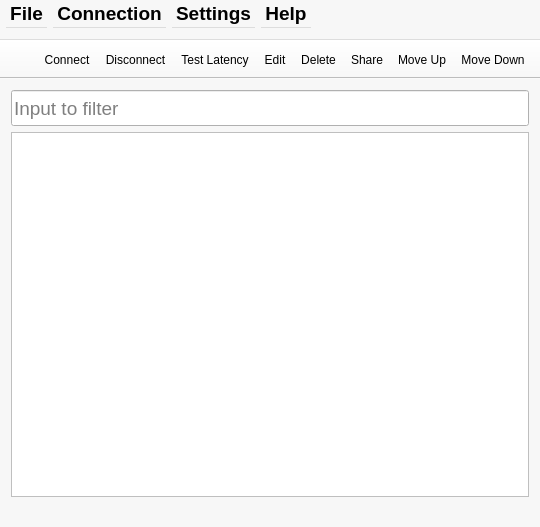
<?xml version="1.0" encoding="UTF-8"?>
<ui version="4.0">
 <class>MainWindow</class>
 <widget class="QMainWindow" name="MainWindow">
  <property name="geometry">
   <rect>
    <x>0</x>
    <y>0</y>
    <width>540</width>
    <height>527</height>
   </rect>
  </property>
  <property name="minimumSize">
   <size>
    <width>400</width>
    <height>400</height>
   </size>
  </property>
  <property name="palette">
   <palette>
    <active>
     <colorrole role="Base">
      <brush brushstyle="SolidPattern">
       <color alpha="255">
        <red>255</red>
        <green>255</green>
        <blue>255</blue>
       </color>
      </brush>
     </colorrole>
     <colorrole role="Window">
      <brush brushstyle="SolidPattern">
       <color alpha="255">
        <red>247</red>
        <green>247</green>
        <blue>247</blue>
       </color>
      </brush>
     </colorrole>
    </active>
    <inactive>
     <colorrole role="Base">
      <brush brushstyle="SolidPattern">
       <color alpha="255">
        <red>255</red>
        <green>255</green>
        <blue>255</blue>
       </color>
      </brush>
     </colorrole>
     <colorrole role="Window">
      <brush brushstyle="SolidPattern">
       <color alpha="255">
        <red>247</red>
        <green>247</green>
        <blue>247</blue>
       </color>
      </brush>
     </colorrole>
    </inactive>
    <disabled>
     <colorrole role="Base">
      <brush brushstyle="SolidPattern">
       <color alpha="255">
        <red>247</red>
        <green>247</green>
        <blue>247</blue>
       </color>
      </brush>
     </colorrole>
     <colorrole role="Window">
      <brush brushstyle="SolidPattern">
       <color alpha="255">
        <red>247</red>
        <green>247</green>
        <blue>247</blue>
       </color>
      </brush>
     </colorrole>
    </disabled>
   </palette>
  </property>
  <property name="windowTitle">
   <string>Connection Manager</string>
  </property>
  <property name="windowIcon">
   <iconset resource="../resources/icons.qrc">
    <normaloff>:/icons/icons/trojan-qt5.png</normaloff>:/icons/icons/trojan-qt5.png</iconset>
  </property>
  <property name="toolButtonStyle">
   <enum>Qt::ToolButtonFollowStyle</enum>
  </property>
  <widget class="QWidget" name="centralWidget">
   <layout class="QVBoxLayout" name="verticalLayout">
    <item>
     <widget class="QLineEdit" name="filterLineEdit">
      <property name="minimumSize">
       <size>
        <width>0</width>
        <height>36</height>
       </size>
      </property>
      <property name="font">
       <font>
        <family>Arial</family>
        <pointsize>14</pointsize>
       </font>
      </property>
      <property name="placeholderText">
       <string>Input to filter</string>
      </property>
      <property name="clearButtonEnabled">
       <bool>true</bool>
      </property>
     </widget>
    </item>
    <item>
     <widget class="QTableView" name="connectionView">
      <property name="editTriggers">
       <set>QAbstractItemView::NoEditTriggers</set>
      </property>
      <property name="tabKeyNavigation">
       <bool>false</bool>
      </property>
      <property name="selectionMode">
       <enum>QAbstractItemView::ExtendedSelection</enum>
      </property>
      <property name="selectionBehavior">
       <enum>QAbstractItemView::SelectRows</enum>
      </property>
      <property name="showGrid">
       <bool>false</bool>
      </property>
      <property name="sortingEnabled">
       <bool>true</bool>
      </property>
      <property name="wordWrap">
       <bool>false</bool>
      </property>
      <property name="cornerButtonEnabled">
       <bool>false</bool>
      </property>
      <attribute name="verticalHeaderVisible">
       <bool>false</bool>
      </attribute>
     </widget>
    </item>
   </layout>
  </widget>
  <widget class="QStatusBar" name="statusbar">
   <property name="sizeGripEnabled">
    <bool>false</bool>
   </property>
  </widget>
  <widget class="QToolBar" name="toolBar">
   <property name="windowTitle">
    <string>Show Toolbar</string>
   </property>
   <property name="movable">
    <bool>false</bool>
   </property>
   <property name="allowedAreas">
    <set>Qt::AllToolBarAreas</set>
   </property>
   <property name="toolButtonStyle">
    <enum>Qt::ToolButtonFollowStyle</enum>
   </property>
   <property name="floatable">
    <bool>false</bool>
   </property>
   <attribute name="toolBarArea">
    <enum>TopToolBarArea</enum>
   </attribute>
   <attribute name="toolBarBreak">
    <bool>false</bool>
   </attribute>
   <addaction name="Placeholder"/>
   <addaction name="actionConnect"/>
   <addaction name="actionDisconnect"/>
   <addaction name="actionTestLatency"/>
   <addaction name="actionEdit"/>
   <addaction name="actionDelete"/>
   <addaction name="actionShare"/>
   <addaction name="actionMoveUp"/>
   <addaction name="actionMoveDown"/>
  </widget>
  <widget class="QMenuBar" name="menuBar">
   <property name="geometry">
    <rect>
     <x>0</x>
     <y>0</y>
     <width>540</width>
     <height>40</height>
    </rect>
   </property>
   <property name="minimumSize">
    <size>
     <width>0</width>
     <height>40</height>
    </size>
   </property>
   <property name="font">
    <font>
     <family>Arial</family>
     <pointsize>14</pointsize>
     <weight>75</weight>
     <bold>true</bold>
    </font>
   </property>
   <widget class="QMenu" name="menuConnection">
    <property name="font">
     <font>
      <family>Arial</family>
     </font>
    </property>
    <property name="title">
     <string>Connection</string>
    </property>
    <widget class="QMenu" name="menuAdd">
     <property name="title">
      <string>&amp;Add</string>
     </property>
     <property name="icon">
      <iconset theme="list-add">
       <normaloff>.</normaloff>.</iconset>
     </property>
     <widget class="QMenu" name="menuManually">
      <property name="title">
       <string>Manually</string>
      </property>
      <addaction name="actionAdd_SOCKS5_Manually"/>
      <addaction name="actionAdd_HTTP_Manually"/>
      <addaction name="actionAdd_SS_Manually"/>
      <addaction name="actionAdd_SSR_Manually"/>
      <addaction name="actionAdd_Vmess_Manually"/>
      <addaction name="actionAdd_Trojan_Manually"/>
      <addaction name="actionAdd_Snell_Manually"/>
      <addaction name="actionAdd_NaiveProxy_Manually"/>
     </widget>
     <addaction name="menuManually"/>
     <addaction name="actionURI"/>
     <addaction name="actionPasteBoardURI"/>
     <addaction name="actionQRCodeFromFile"/>
     <addaction name="actionQRCode"/>
     <addaction name="actionScanQRCodeCapturer"/>
     <addaction name="actionFromConfigJson"/>
     <addaction name="actionFromShadowrocketJson"/>
    </widget>
    <addaction name="menuAdd"/>
    <addaction name="actionEdit"/>
    <addaction name="actionShare"/>
    <addaction name="actionDelete"/>
    <addaction name="separator"/>
    <addaction name="actionConnect"/>
    <addaction name="actionForceConnect"/>
    <addaction name="actionDisconnect"/>
    <addaction name="actionTestLatency"/>
    <addaction name="actionTestAllLatency"/>
    <addaction name="actionClearTraffic"/>
    <addaction name="separator"/>
    <addaction name="actionMoveUp"/>
    <addaction name="actionMoveDown"/>
   </widget>
   <widget class="QMenu" name="menuFile">
    <property name="font">
     <font>
      <family>Arial</family>
      <weight>50</weight>
      <bold>false</bold>
     </font>
    </property>
    <property name="title">
     <string>File</string>
    </property>
    <addaction name="actionImportGUIJson"/>
    <addaction name="actionImportConfigYaml"/>
    <addaction name="actionExportGUIJson"/>
    <addaction name="actionExportShadowrocketJson"/>
    <addaction name="actionExportSubscribe"/>
    <addaction name="actionSaveManually"/>
    <addaction name="separator"/>
    <addaction name="actionQuit"/>
   </widget>
   <widget class="QMenu" name="menuSettings">
    <property name="font">
     <font>
      <family>Arial</family>
     </font>
    </property>
    <property name="title">
     <string>Settings</string>
    </property>
    <addaction name="actionGeneralSettings"/>
    <addaction name="actionUserRuleSerttings"/>
    <addaction name="separator"/>
    <addaction name="actionShowFilterBar"/>
   </widget>
   <widget class="QMenu" name="menuHelp">
    <property name="font">
     <font>
      <family>Arial</family>
     </font>
    </property>
    <property name="title">
     <string>Help</string>
    </property>
    <addaction name="actionAbout"/>
    <addaction name="actionAboutQt"/>
    <addaction name="separator"/>
    <addaction name="actionCheckUpdate"/>
    <addaction name="separator"/>
    <addaction name="actionGuiLog"/>
    <addaction name="actionCoreLog"/>
    <addaction name="separator"/>
    <addaction name="actionReportBug"/>
   </widget>
   <addaction name="menuFile"/>
   <addaction name="menuConnection"/>
   <addaction name="menuSettings"/>
   <addaction name="menuHelp"/>
  </widget>
  <action name="actionManuallySS">
   <property name="text">
    <string>&amp;Add SS Manually</string>
   </property>
   <property name="toolTip">
    <string>Add SS connection manually</string>
   </property>
   <property name="font">
    <font>
     <family>Arial</family>
    </font>
   </property>
  </action>
  <action name="actionManuallySSR">
   <property name="text">
    <string>&amp;Add SSR Manually</string>
   </property>
   <property name="toolTip">
    <string>Add SSR connection manually</string>
   </property>
   <property name="font">
    <font>
     <family>Arial</family>
    </font>
   </property>
  </action>
  <action name="actionManuallyVmess">
   <property name="text">
    <string>&amp;Add Vmess Manually</string>
   </property>
   <property name="toolTip">
    <string>Add Vmess connection manually</string>
   </property>
   <property name="font">
    <font>
     <family>Arial</family>
    </font>
   </property>
  </action>
  <action name="actionManuallyTrojan">
   <property name="text">
    <string>&amp;Add Trojan Manually</string>
   </property>
   <property name="toolTip">
    <string>Add Trojan connection manually</string>
   </property>
   <property name="font">
    <font>
     <family>Arial</family>
    </font>
   </property>
  </action>
  <action name="actionManuallySnell">
   <property name="text">
    <string>&amp;Add Snell Manually</string>
   </property>
   <property name="toolTip">
    <string>Add Snell connection manually</string>
   </property>
   <property name="font">
    <font>
     <family>Arial</family>
    </font>
   </property>
  </action>
  <action name="actionQRCode">
   <property name="text">
    <string>&amp;Scan QR Code on Screen</string>
   </property>
   <property name="font">
    <font>
     <family>Arial</family>
    </font>
   </property>
  </action>
  <action name="actionQRCodeFromFile">
   <property name="icon">
    <iconset theme="document-open">
     <normaloff>.</normaloff>.</iconset>
   </property>
   <property name="text">
    <string>&amp;From QR Code Image File</string>
   </property>
   <property name="toolTip">
    <string>From QR code image file</string>
   </property>
   <property name="font">
    <font>
     <family>Arial</family>
    </font>
   </property>
  </action>
  <action name="actionURI">
   <property name="text">
    <string>&amp;URI</string>
   </property>
   <property name="toolTip">
    <string>Add connection from URI</string>
   </property>
   <property name="font">
    <font>
     <family>Arial</family>
    </font>
   </property>
  </action>
  <action name="actionDelete">
   <property name="icon">
    <iconset theme="list-remove">
     <normaloff>.</normaloff>.</iconset>
   </property>
   <property name="text">
    <string>&amp;Delete</string>
   </property>
   <property name="font">
    <font>
     <family>Arial</family>
    </font>
   </property>
  </action>
  <action name="actionEdit">
   <property name="text">
    <string>&amp;Edit</string>
   </property>
   <property name="font">
    <font>
     <family>Arial</family>
    </font>
   </property>
  </action>
  <action name="Placeholder">
   <property name="text">
    <string/>
   </property>
   <property name="iconText">
    <string/>
   </property>
   <property name="visible">
    <bool>true</bool>
   </property>
  </action>
  <action name="actionConnect">
   <property name="text">
    <string>&amp;Connect</string>
   </property>
   <property name="font">
    <font>
     <family>Arial</family>
    </font>
   </property>
   <property name="shortcut">
    <string>Return</string>
   </property>
  </action>
  <action name="actionDisconnect">
   <property name="text">
    <string>D&amp;isconnect</string>
   </property>
   <property name="font">
    <font>
     <family>Arial</family>
    </font>
   </property>
   <property name="shortcut">
    <string>Return</string>
   </property>
  </action>
  <action name="actionQuit">
   <property name="icon">
    <iconset theme="application-exit">
     <normaloff>.</normaloff>.</iconset>
   </property>
   <property name="text">
    <string>&amp;Quit</string>
   </property>
   <property name="font">
    <font>
     <family>Arial</family>
    </font>
   </property>
   <property name="shortcut">
    <string>Ctrl+Q</string>
   </property>
  </action>
  <action name="actionAbout">
   <property name="icon">
    <iconset theme="help-about">
     <normaloff>.</normaloff>.</iconset>
   </property>
   <property name="text">
    <string>&amp;About</string>
   </property>
   <property name="font">
    <font>
     <family>Arial</family>
    </font>
   </property>
  </action>
  <action name="actionAboutQt">
   <property name="text">
    <string>About &amp;Qt</string>
   </property>
   <property name="font">
    <font>
     <family>Arial</family>
    </font>
   </property>
  </action>
  <action name="actionGeneralSettings">
   <property name="text">
    <string>&amp;General Settings</string>
   </property>
   <property name="font">
    <font>
     <family>Arial</family>
    </font>
   </property>
   <property name="shortcut">
    <string>Ctrl+,</string>
   </property>
  </action>
  <action name="actionShare">
   <property name="text">
    <string>&amp;Share</string>
   </property>
   <property name="font">
    <font>
     <family>Arial</family>
    </font>
   </property>
  </action>
  <action name="actionReportBug">
   <property name="text">
    <string>&amp;Report Bug</string>
   </property>
   <property name="font">
    <font>
     <family>Arial</family>
    </font>
   </property>
  </action>
  <action name="actionTestLatency">
   <property name="text">
    <string>&amp;Test Latency</string>
   </property>
   <property name="toolTip">
    <string>Test the latency of selected connection</string>
   </property>
   <property name="font">
    <font>
     <family>Arial</family>
    </font>
   </property>
  </action>
  <action name="actionTestAllLatency">
   <property name="text">
    <string>Test All C&amp;onnections Latency</string>
   </property>
   <property name="font">
    <font>
     <family>Arial</family>
    </font>
   </property>
  </action>
  <action name="actionClearTraffic">
   <property name="text">
    <string>Clear Traffic Stats</string>
   </property>
   <property name="font">
    <font>
     <family>Arial</family>
    </font>
   </property>
  </action>
  <action name="actionImportGUIJson">
   <property name="text">
    <string>&amp;Import Connections from gui-config.json</string>
   </property>
   <property name="toolTip">
    <string>Import connections from old version configuration file</string>
   </property>
   <property name="font">
    <font>
     <family>Arial</family>
    </font>
   </property>
  </action>
  <action name="actionImportConfigYaml">
   <property name="text">
    <string>&amp;Import Connections from config.yaml</string>
   </property>
   <property name="toolTip">
    <string>Import connections from clash configuration file</string>
   </property>
   <property name="font">
    <font>
     <family>Arial</family>
    </font>
   </property>
  </action>
  <action name="actionFromConfigJson">
   <property name="icon">
    <iconset theme="document-open">
     <normaloff>.</normaloff>.</iconset>
   </property>
   <property name="text">
    <string>From &amp;config.json</string>
   </property>
   <property name="font">
    <font>
     <family>Arial</family>
    </font>
   </property>
  </action>
  <action name="actionSaveManually">
   <property name="icon">
    <iconset theme="document-save">
     <normaloff>.</normaloff>.</iconset>
   </property>
   <property name="text">
    <string>&amp;Save Manually</string>
   </property>
   <property name="font">
    <font>
     <family>Arial</family>
    </font>
   </property>
   <property name="shortcut">
    <string>Ctrl+Shift+S</string>
   </property>
  </action>
  <action name="actionMoveUp">
   <property name="icon">
    <iconset theme="go-up">
     <normaloff>.</normaloff>.</iconset>
   </property>
   <property name="text">
    <string>&amp;Move Up</string>
   </property>
   <property name="font">
    <font>
     <family>Arial</family>
    </font>
   </property>
  </action>
  <action name="actionMoveDown">
   <property name="icon">
    <iconset theme="go-down">
     <normaloff>.</normaloff>.</iconset>
   </property>
   <property name="text">
    <string>Mo&amp;ve Down</string>
   </property>
   <property name="font">
    <font>
     <family>Arial</family>
    </font>
   </property>
  </action>
  <action name="actionShowFilterBar">
   <property name="checkable">
    <bool>true</bool>
   </property>
   <property name="checked">
    <bool>true</bool>
   </property>
   <property name="text">
    <string>&amp;Show Filter Bar</string>
   </property>
   <property name="font">
    <font>
     <family>Arial</family>
    </font>
   </property>
   <property name="shortcut">
    <string>Ctrl+F</string>
   </property>
  </action>
  <action name="actionExportGUIJson">
   <property name="text">
    <string>&amp;Export as gui-config.json</string>
   </property>
   <property name="font">
    <font>
     <family>Arial</family>
    </font>
   </property>
  </action>
  <action name="actionExportShadowrocketJson">
   <property name="text">
    <string>&amp;Export as shadowrocket.json</string>
   </property>
   <property name="font">
    <font>
     <family>Arial</family>
    </font>
   </property>
  </action>
  <action name="actionExportSubscribe">
   <property name="text">
    <string>&amp;Export as subscribe.txt</string>
   </property>
   <property name="font">
    <font>
     <family>Arial</family>
    </font>
   </property>
  </action>
  <action name="actionScanQRCodeCapturer">
   <property name="text">
    <string>Scan &amp;QR Code using Capturer</string>
   </property>
   <property name="toolTip">
    <string>Scan QR Code using Capturer</string>
   </property>
   <property name="font">
    <font>
     <family>Arial</family>
    </font>
   </property>
  </action>
  <action name="actionForceConnect">
   <property name="text">
    <string>&amp;Force Connect</string>
   </property>
   <property name="toolTip">
    <string>Connect to this connection and disconnect any connections currently using  the same local port</string>
   </property>
   <property name="font">
    <font>
     <family>Arial</family>
    </font>
   </property>
  </action>
  <action name="actionCheckUpdate">
   <property name="text">
    <string>Check Update</string>
   </property>
   <property name="font">
    <font>
     <family>Arial</family>
    </font>
   </property>
  </action>
  <action name="actionCoreLog">
   <property name="text">
    <string>Core Log</string>
   </property>
   <property name="font">
    <font>
     <family>Arial</family>
    </font>
   </property>
  </action>
  <action name="actionGuiLog">
   <property name="text">
    <string>Gui Log</string>
   </property>
   <property name="font">
    <font>
     <family>Arial</family>
    </font>
   </property>
  </action>
  <action name="actionUserRuleSerttings">
   <property name="text">
    <string>User Rule Settings</string>
   </property>
   <property name="font">
    <font>
     <family>Arial</family>
    </font>
   </property>
  </action>
  <action name="actionFromShadowrocketJson">
   <property name="icon">
    <iconset theme="ui" resource="../resources/icons.qrc">
     <normaloff>:/icons/actions/document-open.png</normaloff>:/icons/actions/document-open.png</iconset>
   </property>
   <property name="text">
    <string>From shadowrocket.json</string>
   </property>
   <property name="font">
    <font>
     <family>Arial</family>
    </font>
   </property>
  </action>
  <action name="actionPasteBoardURI">
   <property name="text">
    <string>PasteBoardURI</string>
   </property>
  </action>
  <action name="actionAdd_SOCKS5_Manually">
   <property name="text">
    <string>Add SOCKS5 Manually</string>
   </property>
  </action>
  <action name="actionAdd_HTTP_Manually">
   <property name="text">
    <string>Add HTTP Manually</string>
   </property>
  </action>
  <action name="actionAdd_SS_Manually">
   <property name="text">
    <string>Add SS Manually</string>
   </property>
  </action>
  <action name="actionAdd_SSR_Manually">
   <property name="text">
    <string>Add SSR Manually</string>
   </property>
  </action>
  <action name="actionAdd_Vmess_Manually">
   <property name="text">
    <string>Add Vmess Manually</string>
   </property>
  </action>
  <action name="actionAdd_Trojan_Manually">
   <property name="text">
    <string>Add Trojan Manually</string>
   </property>
  </action>
  <action name="actionAdd_Snell_Manually">
   <property name="text">
    <string>Add Snell Manually</string>
   </property>
  </action>
  <action name="actionAdd_NaiveProxy_Manually">
   <property name="text">
    <string>Add NaiveProxy Manually</string>
   </property>
  </action>
 </widget>
 <layoutdefault spacing="6" margin="11"/>
 <resources>
  <include location="../resources/icons.qrc"/>
 </resources>
 <connections>
  <connection>
   <sender>actionShowFilterBar</sender>
   <signal>toggled(bool)</signal>
   <receiver>filterLineEdit</receiver>
   <slot>setVisible(bool)</slot>
   <hints>
    <hint type="sourcelabel">
     <x>-1</x>
     <y>-1</y>
    </hint>
    <hint type="destinationlabel">
     <x>239</x>
     <y>88</y>
    </hint>
   </hints>
  </connection>
 </connections>
</ui>
